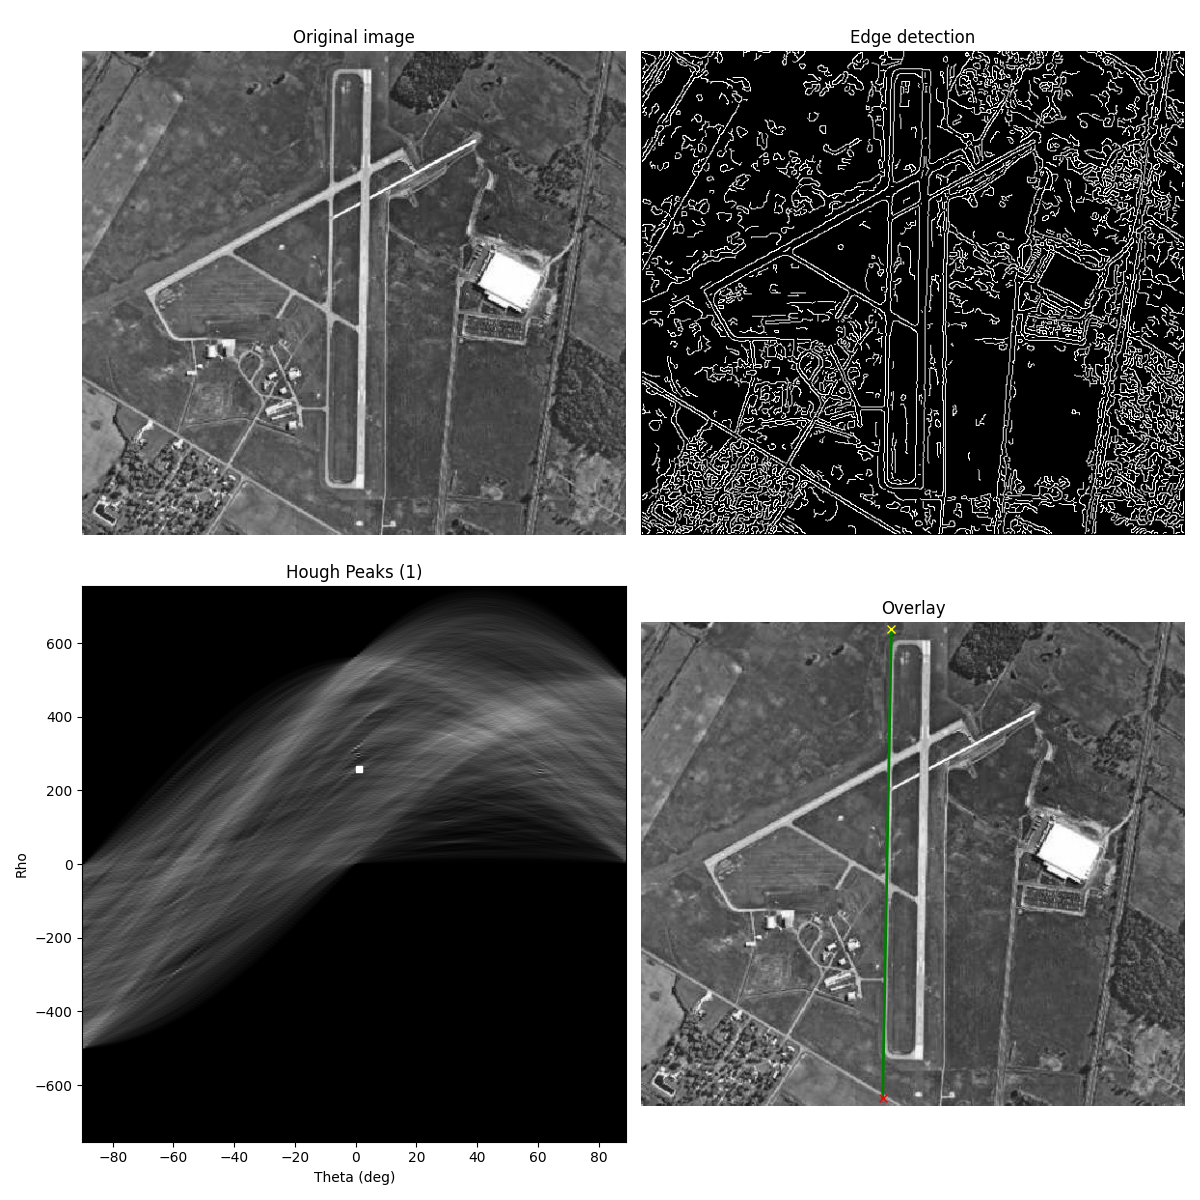

The script that saved this image:

import sys
import os
import numpy as np
import matplotlib.pyplot as plt
from skimage.io import imread
from skimage.util import img_as_float
from skimage.feature import canny
from libDIPUM.hough import hough
from libDIPUM.houghpeaks import houghpeaks
from libDIPUM.houghlines import houghlines
from libDIPUM.data_path import dip_data

print("Running Figure1031 (Hough Line Detection with custom utils)...")

# Parameters
NPeaks = 1
RatioHoughThreshold = 0.3
FillGap = 50
MinLength = 7

# Data
img_path = dip_data('Fig1034(a)(marion_airport).tif')
I = img_as_float(imread(img_path))

# Edge detection
BW = canny(I, sigma=1.0)

# Hough transform
H, theta, rho = hough(BW)

# Find peaks
threshold = np.ceil(RatioHoughThreshold * H.max())

# Python houghpeaks returns r, c indices (rho_idx, theta_idx)
r_idx, c_idx = houghpeaks(H, numpeaks=NPeaks, threshold=threshold)

print(f"Detected peaks (theta, rho indices):")
if len(r_idx) > 0:
    for r, c in zip(r_idx, c_idx):
        print(f"  Theta: {theta[c]} deg, Rho: {rho[r]}")

# Convert peaks to list of [rho_idx, theta_idx] for houghlines
peaks = np.column_stack((r_idx, c_idx))

# Get lines
lines = houghlines(BW, theta, rho, peaks, fill_gap=FillGap, min_length=MinLength)

print(f"Found {len(lines)} line segments.")

# Display
fig, axes = plt.subplots(2, 2, figsize=(12, 12))
axes = axes.flatten()

axes[0].imshow(I, cmap='gray')
axes[0].set_title('Original image')
axes[0].axis('off')

axes[1].imshow(BW, cmap='gray')
axes[1].set_title('Edge detection')
axes[1].axis('off')

axes[2].imshow(H, cmap='gray', extent=[theta[0], theta[-1], rho[0], rho[-1]], aspect='auto', origin='lower')
axes[2].set_title(f'Hough Peaks ({len(peaks)})')
axes[2].set_xlabel('Theta (deg)')
axes[2].set_ylabel('Rho')

# Plot peaks
for r, c in zip(r_idx, c_idx):
    axes[2].plot(theta[c], rho[r], 's', color='white', markeredgecolor='white', markersize=5)

axes[3].imshow(I, cmap='gray')
axes[3].set_title('Overlay')
axes[3].axis('off')

# Overlay lines
for line in lines:
    p1 = line['point1']
    p2 = line['point2']
    # p1 is (row, col) -> (y, x) for plot
    axes[3].plot([p1[1], p2[1]], [p1[0], p2[0]], linewidth=2, color='green')
    axes[3].plot(p1[1], p1[0], 'x', linewidth=2, color='yellow')
    axes[3].plot(p2[1], p2[0], 'x', linewidth=2, color='red')

plt.tight_layout()
plt.savefig('Figure1031.png')
print("Saved Figure1031.png")
plt.show()
